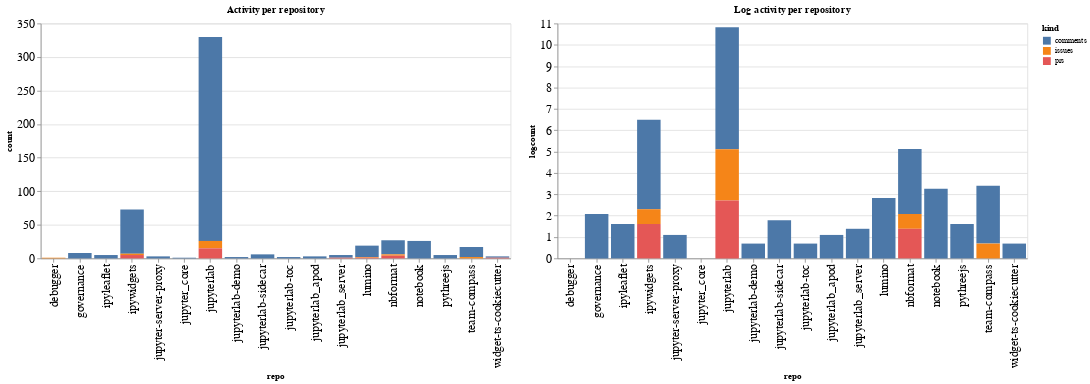

Write notebook code for a chart like this one.
### Code cell
ch1 = alt.Chart(repo_summaries, width=600, title="Activity per repository").mark_bar().encode(
    x='repo',
    y='count',
    color='kind',
    tooltip="kind"
)

ch2 = alt.Chart(repo_summaries, width=600, title="Log activity per repository").mark_bar().encode(
    x='repo',
    y='logcount',
    color='kind',
    tooltip="kind"
)

ch1 | ch2

### Figure 1 — Vega-Lite specification as saved in the notebook (floating-point values rounded to 4 significant figures)
{"config": {"axisLeft": {"labelFontSize": 15}, "axisBottom": {"labelFontSize": 15}}, "hconcat": [{"mark": "bar", "encoding": {"color": {"type": "nominal", "field": "kind"}, "tooltip": {"type": "nominal", "field": "kind"}, "x": {"type": "nominal", "field": "repo"}, "y": {"type": "quantitative", "field": "count"}}, "title": "Activity per repository", "width": 600}, {"mark": "bar", "encoding": {"color": {"type": "nominal", "field": "kind"}, "tooltip": {"type": "nominal", "field": "kind"}, "x": {"type": "nominal", "field": "repo"}, "y": {"type": "quantitative", "field": "logcount"}}, "title": "Log activity per repository", "width": 600}], "data": {"name": "data-aada3649ee00c8d4d83d3ac01ef52150"}, "$schema": "https://vega.github.io/schema/vega-lite/v4.0.2.json", "datasets": {"data-aada3649ee00c8d4d83d3ac01ef52150": [{"repo": "debugger", "kind": "issues", "count": 1, "logcount": 0.0}, {"repo": "governance", "kind": "comments", "count": 8, "logcount": 2.079}, {"repo": "ipyleaflet", "kind": "comments", "count": 5, "logcount": 1.609}, {"repo": "ipywidgets", "kind": "comments", "count": 66, "logcount": 4.19}, {"repo": "ipywidgets", "kind": "issues", "count": 2, "logcount": 0.6931}, {"repo": "ipywidgets", "kind": "prs", "count": 5, "logcount": 1.609}, {"repo": "jupyter-server-proxy", "kind": "comments", "count": 3, "logcount": 1.099}, {"repo": "jupyter_core", "kind": "comments", "count": 1, "logcount": 0.0}, {"repo": "jupyterlab", "kind": "comments", "count": 304, "logcount": 5.717}, {"repo": "jupyterlab", "kind": "issues", "count": 11, "logcount": 2.398}, {"repo": "jupyterlab", "kind": "prs", "count": 15, "logcount": 2.708}, {"repo": "jupyterlab-demo", "kind": "comments", "count": 2, "logcount": 0.6931}, {"repo": "jupyterlab-sidecar", "kind": "comments", "count": 6, "logcount": 1.792}, {"repo": "jupyterlab-toc", "kind": "comments", "count": 2, "logcount": 0.6931}, {"repo": "jupyterlab_apod", "kind": "comments", "count": 3, "logcount": 1.099}, {"repo": "jupyterlab_server", "kind": "comments", "count": 4, "logcount": 1.386}, {"repo": "jupyterlab_server", "kind": "prs", "count": 1, "logcount": 0.0}, {"repo": "lumino", "kind": "comments", "count": 17, "logcount": 2.833}, {"repo": "lumino", "kind": "issues", "count": 1, "logcount": 0.0}, {"repo": "lumino", "kind": "prs", "count": 1, "logcount": 0.0}, {"repo": "nbformat", "kind": "comments", "count": 21, "logcount": 3.045}, {"repo": "nbformat", "kind": "issues", "count": 2, "logcount": 0.6931}, {"repo": "nbformat", "kind": "prs", "count": 4, "logcount": 1.386}, {"repo": "notebook", "kind": "comments", "count": 26, "logcount": 3.258}, {"repo": "pythreejs", "kind": "comments", "count": 5, "logcount": 1.609}, {"repo": "team-compass", "kind": "comments", "count": 15, "logcount": 2.708}, {"repo": "team-compass", "kind": "issues", "count": 2, "logcount": 0.6931}, {"repo": "widget-ts-cookiecutter", "kind": "comments", "count": 2, "logcount": 0.6931}, {"repo": "widget-ts-cookiecutter", "kind": "prs", "count": 1, "logcount": 0.0}]}}
